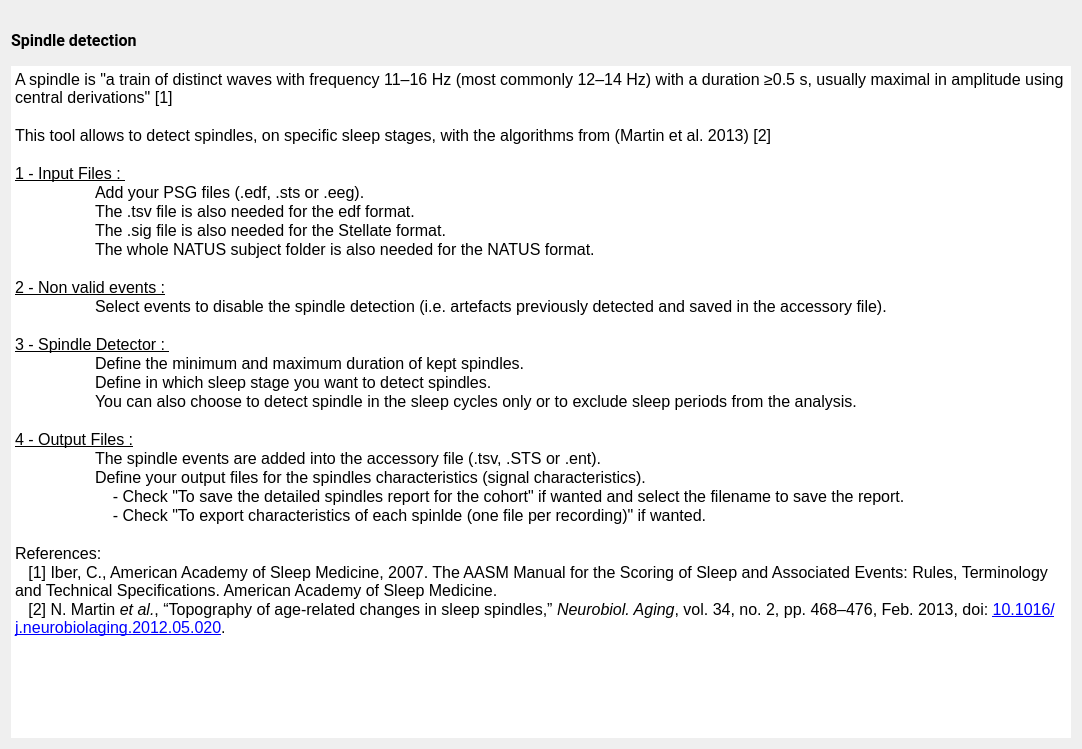
<?xml version="1.0" encoding="UTF-8"?>
<ui version="4.0">
 <class>SpindleDetectionDoc</class>
 <widget class="QWidget" name="SpindleDetectionDoc">
  <property name="geometry">
   <rect>
    <x>0</x>
    <y>0</y>
    <width>1082</width>
    <height>749</height>
   </rect>
  </property>
  <property name="windowTitle">
   <string/>
  </property>
  <property name="styleSheet">
   <string notr="true">font: 12pt &quot;Roboto&quot;;</string>
  </property>
  <layout class="QVBoxLayout" name="verticalLayout_2">
   <item>
    <widget class="QLabel" name="spindle_image">
     <property name="maximumSize">
      <size>
       <width>16777215</width>
       <height>100</height>
      </size>
     </property>
     <property name="text">
      <string/>
     </property>
     <property name="pixmap">
      <pixmap resource="spindle.qrc">:/spindle_moda/e0004-b1-01-05-0001-smp303751_res80.png</pixmap>
     </property>
     <property name="scaledContents">
      <bool>false</bool>
     </property>
     <property name="alignment">
      <set>Qt::AlignCenter</set>
     </property>
    </widget>
   </item>
   <item>
    <layout class="QVBoxLayout" name="verticalLayout">
     <item>
      <widget class="QLabel" name="label">
       <property name="font">
        <font>
         <family>Roboto</family>
         <pointsize>12</pointsize>
         <weight>50</weight>
         <italic>false</italic>
         <bold>false</bold>
        </font>
       </property>
       <property name="text">
        <string>&lt;html&gt;&lt;head/&gt;&lt;body&gt;&lt;p&gt;&lt;span style=&quot; font-weight:600;&quot;&gt;Spindle detection&lt;/span&gt;&lt;/p&gt;&lt;/body&gt;&lt;/html&gt;</string>
       </property>
      </widget>
     </item>
     <item>
      <spacer name="verticalSpacer">
       <property name="orientation">
        <enum>Qt::Vertical</enum>
       </property>
       <property name="sizeType">
        <enum>QSizePolicy::Fixed</enum>
       </property>
       <property name="sizeHint" stdset="0">
        <size>
         <width>20</width>
         <height>10</height>
        </size>
       </property>
      </spacer>
     </item>
     <item>
      <widget class="QTextEdit" name="textEdit">
       <property name="frameShape">
        <enum>QFrame::HLine</enum>
       </property>
       <property name="frameShadow">
        <enum>QFrame::Plain</enum>
       </property>
       <property name="lineWidth">
        <number>0</number>
       </property>
       <property name="readOnly">
        <bool>true</bool>
       </property>
       <property name="html">
        <string>&lt;!DOCTYPE HTML PUBLIC &quot;-//W3C//DTD HTML 4.0//EN&quot; &quot;http://www.w3.org/TR/REC-html40/strict.dtd&quot;&gt;
&lt;html&gt;&lt;head&gt;&lt;meta name=&quot;qrichtext&quot; content=&quot;1&quot; /&gt;&lt;style type=&quot;text/css&quot;&gt;
p, li { white-space: pre-wrap; }
&lt;/style&gt;&lt;/head&gt;&lt;body style=&quot; font-family:'Roboto'; font-size:12pt; font-weight:400; font-style:normal;&quot;&gt;
&lt;p style=&quot; margin-top:0px; margin-bottom:0px; margin-left:0px; margin-right:0px; -qt-block-indent:0; text-indent:0px;&quot;&gt;A spindle is &amp;quot;a train of distinct waves with frequency 11–16 Hz (most commonly 12–14 Hz) with a duration ≥0.5 s, usually maximal in amplitude using central derivations&amp;quot; [1]&lt;/p&gt;
&lt;p style=&quot;-qt-paragraph-type:empty; margin-top:0px; margin-bottom:0px; margin-left:0px; margin-right:0px; -qt-block-indent:0; text-indent:0px;&quot;&gt;&lt;br /&gt;&lt;/p&gt;
&lt;p style=&quot; margin-top:0px; margin-bottom:0px; margin-left:0px; margin-right:0px; -qt-block-indent:0; text-indent:0px;&quot;&gt;This tool allows to detect spindles, on specific sleep stages, with the algorithms from (Martin et al. 2013) [2]&lt;/p&gt;
&lt;p style=&quot;-qt-paragraph-type:empty; margin-top:0px; margin-bottom:0px; margin-left:0px; margin-right:0px; -qt-block-indent:0; text-indent:0px;&quot;&gt;&lt;br /&gt;&lt;/p&gt;
&lt;p style=&quot; margin-top:0px; margin-bottom:0px; margin-left:0px; margin-right:0px; -qt-block-indent:0; text-indent:0px;&quot;&gt;&lt;span style=&quot; text-decoration: underline;&quot;&gt;1 - Input Files : &lt;/span&gt;&lt;/p&gt;
&lt;p style=&quot; margin-top:0px; margin-bottom:0px; margin-left:0px; margin-right:0px; -qt-block-indent:0; text-indent:0px;&quot;&gt;	Add your PSG files (.edf, .sts or .eeg). &lt;/p&gt;
&lt;p style=&quot; margin-top:0px; margin-bottom:0px; margin-left:0px; margin-right:0px; -qt-block-indent:0; text-indent:0px;&quot;&gt;	The .tsv file is also needed for the edf format.&lt;/p&gt;
&lt;p style=&quot; margin-top:0px; margin-bottom:0px; margin-left:0px; margin-right:0px; -qt-block-indent:0; text-indent:0px;&quot;&gt;	The .sig file is also needed for the Stellate format.&lt;/p&gt;
&lt;p style=&quot; margin-top:0px; margin-bottom:0px; margin-left:0px; margin-right:0px; -qt-block-indent:0; text-indent:0px;&quot;&gt;	The whole NATUS subject folder is also needed for the NATUS format. &lt;/p&gt;
&lt;p style=&quot;-qt-paragraph-type:empty; margin-top:0px; margin-bottom:0px; margin-left:0px; margin-right:0px; -qt-block-indent:0; text-indent:0px;&quot;&gt;&lt;br /&gt;&lt;/p&gt;
&lt;p style=&quot; margin-top:0px; margin-bottom:0px; margin-left:0px; margin-right:0px; -qt-block-indent:0; text-indent:0px;&quot;&gt;&lt;span style=&quot; text-decoration: underline;&quot;&gt;2 - Non valid events :&lt;/span&gt;&lt;/p&gt;
&lt;p style=&quot; margin-top:0px; margin-bottom:0px; margin-left:0px; margin-right:0px; -qt-block-indent:0; text-indent:0px;&quot;&gt;	Select events to disable the spindle detection (i.e. artefacts previously detected and saved in the accessory file).&lt;/p&gt;
&lt;p style=&quot;-qt-paragraph-type:empty; margin-top:0px; margin-bottom:0px; margin-left:0px; margin-right:0px; -qt-block-indent:0; text-indent:0px;&quot;&gt;&lt;br /&gt;&lt;/p&gt;
&lt;p style=&quot; margin-top:0px; margin-bottom:0px; margin-left:0px; margin-right:0px; -qt-block-indent:0; text-indent:0px;&quot;&gt;&lt;span style=&quot; text-decoration: underline;&quot;&gt;3 - Spindle Detector : &lt;/span&gt;&lt;/p&gt;
&lt;p style=&quot; margin-top:0px; margin-bottom:0px; margin-left:0px; margin-right:0px; -qt-block-indent:0; text-indent:0px;&quot;&gt;	Define the minimum and maximum duration of kept spindles.&lt;/p&gt;
&lt;p style=&quot; margin-top:0px; margin-bottom:0px; margin-left:0px; margin-right:0px; -qt-block-indent:0; text-indent:0px;&quot;&gt;	Define in which sleep stage you want to detect spindles.&lt;/p&gt;
&lt;p style=&quot; margin-top:0px; margin-bottom:0px; margin-left:0px; margin-right:0px; -qt-block-indent:0; text-indent:0px;&quot;&gt;	You can also choose to detect spindle in the sleep cycles only or to exclude sleep periods from the analysis.&lt;/p&gt;
&lt;p style=&quot;-qt-paragraph-type:empty; margin-top:0px; margin-bottom:0px; margin-left:0px; margin-right:0px; -qt-block-indent:0; text-indent:0px;&quot;&gt;&lt;br /&gt;&lt;/p&gt;
&lt;p style=&quot; margin-top:0px; margin-bottom:0px; margin-left:0px; margin-right:0px; -qt-block-indent:0; text-indent:0px;&quot;&gt;&lt;span style=&quot; text-decoration: underline;&quot;&gt;4 - Output Files :&lt;/span&gt;&lt;/p&gt;
&lt;p style=&quot; margin-top:0px; margin-bottom:0px; margin-left:0px; margin-right:0px; -qt-block-indent:0; text-indent:0px;&quot;&gt;	The spindle events are added into the accessory file (.tsv, .STS or .ent).&lt;/p&gt;
&lt;p style=&quot; margin-top:0px; margin-bottom:0px; margin-left:0px; margin-right:0px; -qt-block-indent:0; text-indent:0px;&quot;&gt;	Define your output files for the spindles characteristics (signal characteristics). &lt;/p&gt;
&lt;p style=&quot; margin-top:0px; margin-bottom:0px; margin-left:0px; margin-right:0px; -qt-block-indent:0; text-indent:0px;&quot;&gt;	    - Check &amp;quot;To save the detailed spindles report for the cohort&amp;quot; if wanted and select the filename to save the report.&lt;/p&gt;
&lt;p style=&quot; margin-top:0px; margin-bottom:0px; margin-left:0px; margin-right:0px; -qt-block-indent:0; text-indent:0px;&quot;&gt;	    - Check &amp;quot;To export characteristics of each spinlde (one file per recording)&amp;quot; if wanted.&lt;/p&gt;
&lt;p style=&quot;-qt-paragraph-type:empty; margin-top:0px; margin-bottom:0px; margin-left:0px; margin-right:0px; -qt-block-indent:0; text-indent:0px;&quot;&gt;&lt;br /&gt;&lt;/p&gt;
&lt;p style=&quot; margin-top:0px; margin-bottom:0px; margin-left:0px; margin-right:0px; -qt-block-indent:0; text-indent:0px;&quot;&gt;References:&lt;/p&gt;
&lt;p style=&quot; margin-top:0px; margin-bottom:0px; margin-left:0px; margin-right:0px; -qt-block-indent:0; text-indent:0px;&quot;&gt;   [1] Iber, C., American Academy of Sleep Medicine, 2007. The AASM Manual for the Scoring of Sleep and Associated Events: Rules, Terminology and Technical Specifications. American Academy of Sleep Medicine. &lt;/p&gt;
&lt;p style=&quot; margin-top:0px; margin-bottom:0px; margin-left:0px; margin-right:0px; -qt-block-indent:0; text-indent:0px;&quot;&gt;   [2] N. Martin &lt;span style=&quot; font-style:italic;&quot;&gt;et al.&lt;/span&gt;, “Topography of age-related changes in sleep spindles,” &lt;span style=&quot; font-style:italic;&quot;&gt;Neurobiol. Aging&lt;/span&gt;, vol. 34, no. 2, pp. 468–476, Feb. 2013, doi: &lt;a href=&quot;https://doi.org/10.1016/j.neurobiolaging.2012.05.020&quot;&gt;&lt;span style=&quot; text-decoration: underline; color:#0000ff;&quot;&gt;10.1016/j.neurobiolaging.2012.05.020&lt;/span&gt;&lt;/a&gt;. &lt;/p&gt;&lt;/body&gt;&lt;/html&gt;</string>
       </property>
      </widget>
     </item>
    </layout>
   </item>
  </layout>
 </widget>
 <resources>
  <include location="spindle.qrc"/>
  <include location="../../../../../snooz-toolbox/src/main/python/ui/themes/themes.qrc"/>
 </resources>
 <connections/>
</ui>
